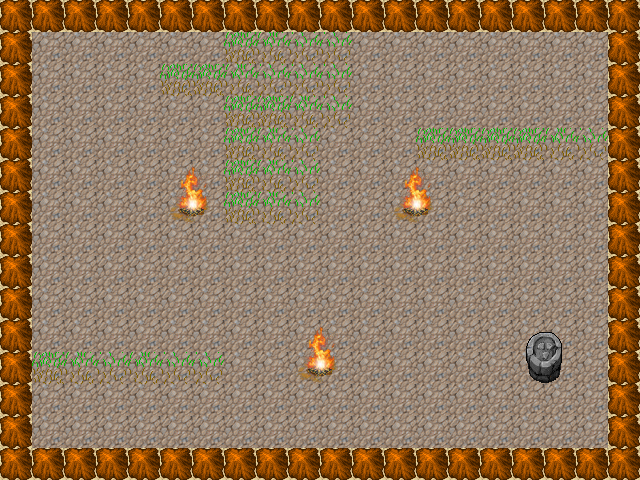

Below is a game level as drawn by its tile map, then a one-line description and the .tmx file that defines it, in full:
An orthogonal 20x15 tile map with 32x32 px tiles, 2 tile layers (Tile Layer 1, Tile Layer 2), 2 tilesets and 8 objects (Hello, Test, Aasdf, myfriend).

<map version="1.0" orientation="orthogonal" renderorder="right-down" width="20" height="15" tilewidth="32" tileheight="32" nextobjectid="25">
 <tileset firstgid="1" name="mountain_landscape" tilewidth="32" tileheight="32">
  <image source="mountain_landscape.png" width="512" height="512" />
  <terraintypes>
   <terrain name="New Terrain" tile="-1" />
   <terrain name="New Terrain" tile="-1" />
  </terraintypes>
  <tile id="116" terrain="0,0,0,0" />
  <tile id="117" terrain="0,0,0,0" />
  <tile id="132" terrain="0,0,0,0" />
  <tile id="133" terrain="0,0,0,0" />
 </tileset>
 <tileset firstgid="257" name="terrain" tilewidth="32" tileheight="32">
  <image source="terrain/32x32_terrain_Denzi110115-4.png" width="768" height="1008" />
 </tileset>
 <layer name="Tile Layer 1" width="20" height="15">
  <data encoding="csv">
131,131,131,131,131,131,131,131,131,131,131,131,131,131,131,131,131,131,131,131,
131,131,131,131,131,131,131,131,131,131,131,131,131,131,131,131,131,131,131,131,
131,131,131,131,131,131,131,131,131,131,131,131,131,131,131,131,131,131,131,131,
131,131,131,131,131,131,131,131,131,131,131,131,131,131,131,131,131,131,131,131,
131,131,131,131,131,131,131,131,131,131,131,131,131,131,131,131,131,131,131,131,
131,131,131,131,131,131,131,131,131,131,131,131,131,131,131,131,131,131,131,131,
131,131,131,131,131,131,131,131,131,131,131,131,131,131,131,131,131,131,131,131,
131,131,131,131,131,131,131,131,131,131,131,131,131,131,131,131,131,131,131,131,
131,131,131,131,131,131,131,131,131,131,131,131,131,131,131,131,131,131,131,131,
131,131,131,131,131,131,131,131,131,131,131,131,131,131,131,131,131,131,131,131,
131,131,131,131,131,131,131,131,131,131,131,131,131,131,131,131,131,131,131,131,
131,131,131,131,131,131,131,131,131,131,131,131,131,131,131,131,131,131,131,131,
131,131,131,131,131,131,131,131,131,131,131,131,131,131,131,131,131,131,131,131,
131,131,131,131,131,131,131,131,131,131,131,131,131,131,131,131,131,131,131,131,
131,131,131,131,131,131,131,131,131,131,131,131,131,131,131,131,131,131,131,131
</data>
 </layer>
 <layer name="Tile Layer 2" width="20" height="15">
  <data encoding="csv">
432,432,432,432,432,432,432,432,432,432,432,432,432,432,432,432,432,432,432,432,
432,0,0,0,0,0,0,899,900,901,901,0,0,0,0,0,0,0,0,432,
432,0,0,0,0,899,899,900,901,901,901,0,0,0,0,0,0,0,0,432,
432,0,0,0,0,0,0,899,899,900,901,0,0,0,0,0,0,0,0,432,
432,0,0,0,0,0,0,899,900,901,0,0,0,899,899,899,899,900,901,432,
432,0,0,0,0,117,118,899,900,901,0,0,117,118,0,0,0,0,0,432,
432,0,0,0,0,133,134,899,900,901,0,0,133,134,0,0,0,0,0,432,
432,0,0,0,0,0,0,0,0,0,0,0,0,0,0,0,0,0,0,432,
432,0,0,0,0,0,0,0,0,0,0,0,0,0,0,0,0,0,0,432,
432,0,0,0,0,0,0,0,0,0,0,0,0,0,0,0,0,0,0,432,
432,0,0,0,0,0,0,0,0,117,118,0,0,0,0,0,239,240,0,432,
432,899,900,901,900,901,901,0,0,133,134,0,0,0,0,0,255,256,0,432,
432,0,0,0,0,0,0,0,0,0,0,0,0,0,0,0,0,0,0,432,
432,0,0,0,0,0,0,0,0,0,0,0,0,0,0,0,0,0,0,432,
432,432,432,432,432,432,432,432,432,432,432,432,432,432,432,432,432,432,432,432
</data>
 </layer>
 <objectgroup name="Object Layer 1">
  <properties>
   <property name="solid" value="1" />
  </properties>
  <object id="12" name="Hello" x="160" y="192" width="64" height="32">
   <properties>
    <property name="damage" value="1" />
   </properties>
  </object>
  <object id="13" name="Test" x="384" y="192" width="64" height="32">
   <properties>
    <property name="damage" value="1" />
   </properties>
  </object>
  <object id="15" name="Aasdf" x="288" y="352" width="64" height="32">
   <properties>
    <property name="damage" value="1" />
   </properties>
  </object>
  <object id="16" name="myfriend" x="520" y="351" width="48" height="32">
   <properties>
    <property name="input" value="1" />
    <property name="solid" value="1" />
   </properties>
  </object>
  <object id="20" x="3" y="19" width="634" height="10">
   <properties>
    <property name="solid" value="1" />
   </properties>
  </object>
  <object id="21" x="3" y="449" width="634" height="10">
   <properties>
    <property name="solid" value="1" />
   </properties>
  </object>
  <object id="23" x="18" y="22" width="11" height="447">
   <properties>
    <property name="solid" value="1" />
   </properties>
  </object>
  <object id="24" x="611" y="19" width="11" height="447">
   <properties>
    <property name="solid" value="1" />
   </properties>
  </object>
 </objectgroup>
</map>
